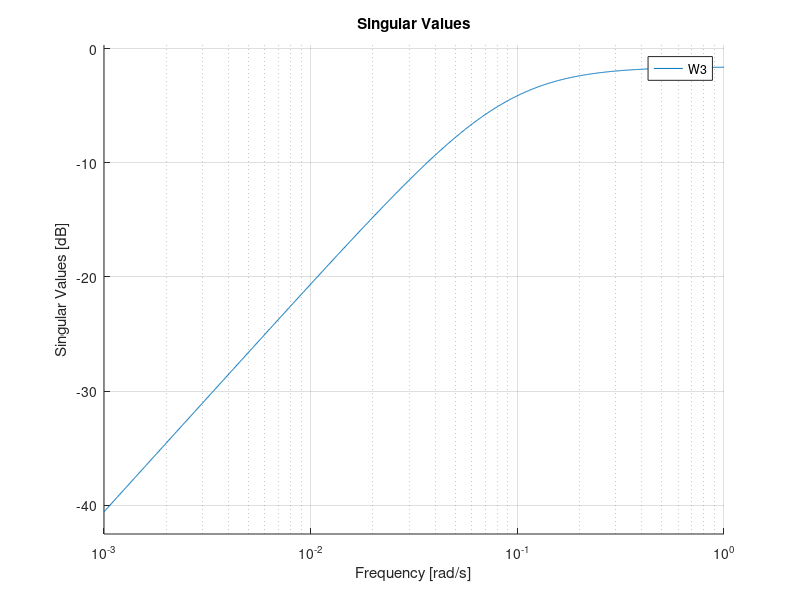

Source code (MATLAB): (Note: this script raises an error after producing the figure.)
%MandatoryAssignmentB_Q13

W3=tf([0.833 0],[1 0.089]);


%The given weight function for W_I is just above the lower bound between
%4.8e-07 rad/s and 23.6 rad/s. It is a good approximation!


figure
hold on
title('W_I and the lower bound function');
sigma(W3)
sigma(W3lowerbound)
hold off


%% Redefinition of weights for Simulink simulation

% First we need to make some weights relevant as to the design
% requirements:

% We want gamma ~= 1
% And we don't want too high gains
% We want (almost) integral action meaning (almost) no steady state error
% We don't want the actuator to go into saturation for a step-response

% Example from book
% Uses the Robust Control toolbox



%It is very hard to get a Robust system that is fast. Either we go slow for
%stability, or we go fast and get oscilations.

%Fast setup, not very robust stable:

%Setup 1
%M=5; wb=2; A=1.e-4; % Hvad betyder disse og hvor i bogen kommer de fra?


%M=5; wb=2; A=1.e-4;%Setup 2



M=60; wb=2; A=1.e-5;%Setup 1
W1 = tf([1/M wb], [1 wb*A]);


[A,B,C,D] = tf2ss(W1.Numerator{1},W1.Denominator{1});

W1 = ss(A,B,C,D);

%Perhaps W1 should be a notch?


wb=0.1;%Setup 1
zeta=10

W1=tf([0 2*zeta*wb 0], [1 2*zeta*wb wb^2])

%W1=tf([1 0 wb^2], [1 2*zeta wb^2])
W1=1-W1

[A,B,C,D] = tf2ss(W1.Numerator{1},W1.Denominator{1});

W1 = ss(A,B,C,D);



%W1= makeweight(50,0.05,0.8)%Setup 2

%W2= makeweight(0.1,0.1,20)%Old, semi-stable "fast", Setup 2






%Because S + T = I, mixsyn cannot make both S and T small 
%(less than 0 dB) in the same frequency range. 
%Therefore, when you specify weights for loop shaping, 
%there must be a frequency band in which both W1 and W3 are below 0 dB.

%W1= makeweight(50,0.05,0.8)%Robust stable, Setup 3

%W2= makeweight(0.1,0.1,20)%Robust stable, Setup 3


%Setup 2 gives us slight osscilations at 4 Hz, or 25 radians per second.
%We know our approximation of W3 becomes unstable outside 25 rad/s, so
%perhaps this is as good as it gets?
%W2= makeweight(0.01,5,20)%Setup 2
W2= makeweight(0.1,8,10)%setup 1




[K,CL,gamma] = mixsyn(G,W1,W2,W3, 1); %Last argument makes the function try to force gamma to 1
% [K,CL,gamma] = mixsyn(G,W1,[],[]);
gamma

% First, compare the resulting sensitivity S and complementary sensitivity 
% T to the corresponding weighting functions W1 and W3. 

L = G*K;
I = eye(size(L));
SenFun = feedback(I,L); 
T= I-SenFun;

close all;

figure;
sigma(SenFun,'b',W1,'b--',T,'r',W2,'r--',{0.01,1000})
legend('S','W1','T','W3')

figure;
sigma(L,'b',W1,'r--',1/W2,'g--',{0.01,1000})
legend('L','W1','1/W2')

%Singular values look good, gamma is very close to 1.

sigma(SenFun,'b',L,'r',T,'g',gamma/W1,'b-.',ss(gamma/W2),'r-.',gamma/W3,'g-.',{1e-3,1e3})
legend('S','KS','T','GAM/W1','GAM/W2','GAM/W3','Location','SouthWest')
grid

%Check phasemargin
%Marg = allmargin(G*K)

%%




RS_Marg= 1-hinfnorm(CL)

%Our new controller has a higher robust stability margin, since the closed
%loop is significantly larger than in Q12

%The robust performance
hinfnorm(W1*SenFun+W3*T)



figure
hold on
title('W_I and the lower bound function');
sigma(W1*SenFun+W3*T)
hold off


figure
hold on
title('W_I and the lower bound function');
sigma(W3)
sigma(W3lowerbound)

hold off

figure
title('W1, W2, W3')
bodemag(W1,W2,W3)


%% Simulink 

[numK, denK]=ss2tf(K.A, K.B, K.C, K.D,1);

[numW1, denW1]=ss2tf(W1.A, W1.B, W1.C, W1.D,1);


[numW2, denW2]=ss2tf(W2.A, W2.B, W2.C, W2.D,1);



x_0 = [0;0;0;0;0;0];            % Initial conditions
T_s = 0.0004;                    % Sampling period


